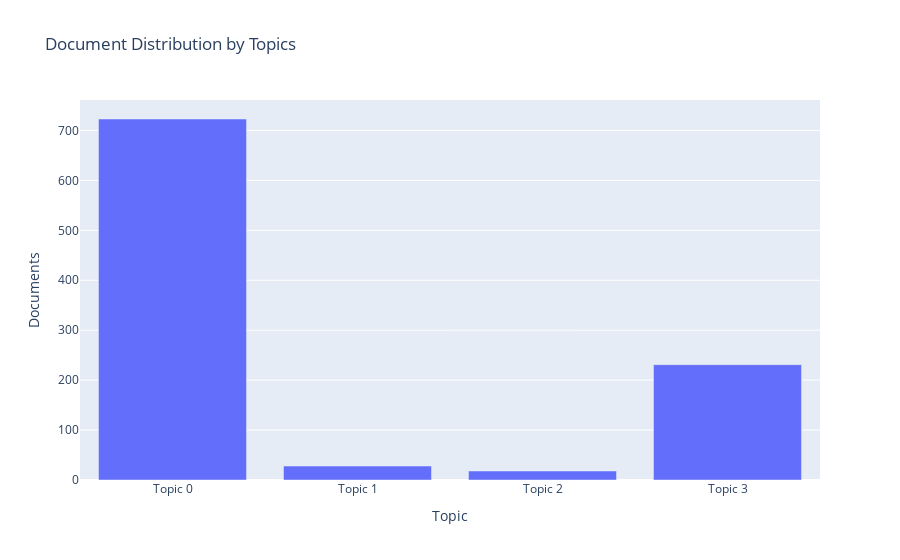

Notebook code for this chart:
### Code cell
plot_model(lda, plot = 'topic_distribution')

### Figure 1 — Plotly figure (JSON) as saved in the notebook; plotly's stock layout.template omitted (floating-point values rounded to 4 significant figures)
{"data": [{"alignmentgroup": "True", "customdata": [["work, help, use, family, husband, start, product, live, small, well"], ["rice, farmer, area, use, small, crop, sector, land, member, steer"], ["group, member, salon, hair, share, pay, dream, come, women, line"], ["marry, pay, group, fee, stock, get, repay, market, intend, milk"]], "hovertemplate": "Topic=%{x}<br>Documents=%{y}<br>Keyword=%{customdata[0]}<extra></extra>", "legendgroup": "", "marker": {"color": "#636efa"}, "name": "", "offsetgroup": "", "orientation": "v", "showlegend": false, "textposition": "auto", "type": "bar", "x": ["Topic 0", "Topic 1", "Topic 2", "Topic 3"], "xaxis": "x", "y": [723, 28, 18, 231], "yaxis": "y"}], "layout": {"barmode": "relative", "legend": {"tracegroupgap": 0}, "title": {"text": "Document Distribution by Topics"}, "xaxis": {"anchor": "y", "domain": [0, 1], "title": {"text": "Topic"}, "type": "category", "range": [-0.5, 3.5], "autorange": true}, "yaxis": {"anchor": "x", "domain": [0, 1], "title": {"text": "Documents"}, "type": "linear", "range": [0, 761.1], "autorange": true}, "autosize": true}}
